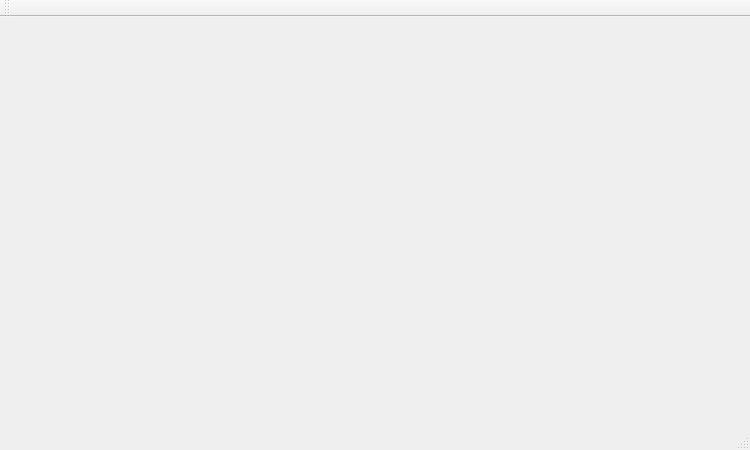
<?xml version="1.0" encoding="UTF-8"?>
<ui version="4.0">
 <class>MainWindow</class>
 <widget class="QMainWindow" name="MainWindow">
  <property name="geometry">
   <rect>
    <x>0</x>
    <y>0</y>
    <width>750</width>
    <height>450</height>
   </rect>
  </property>
  <property name="windowTitle">
   <string>MainWindow</string>
  </property>
  <widget class="QWidget" name="centralWidget"/>
  <widget class="QMenuBar" name="menuBar">
   <property name="geometry">
    <rect>
     <x>0</x>
     <y>0</y>
     <width>750</width>
     <height>18</height>
    </rect>
   </property>
  </widget>
  <widget class="QToolBar" name="mainToolBar">
   <attribute name="toolBarArea">
    <enum>TopToolBarArea</enum>
   </attribute>
   <attribute name="toolBarBreak">
    <bool>false</bool>
   </attribute>
  </widget>
  <widget class="QStatusBar" name="statusBar"/>
 </widget>
 <layoutdefault spacing="6" margin="11"/>
 <resources/>
 <connections/>
</ui>
